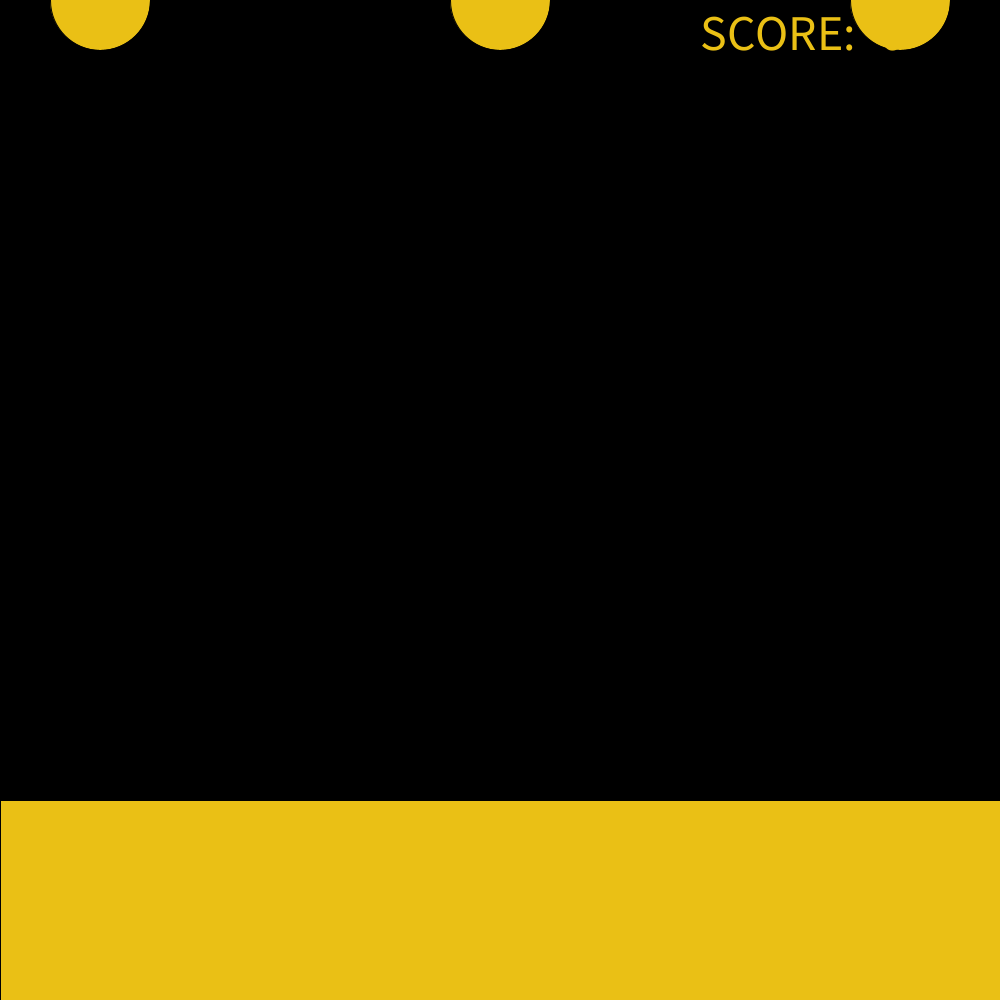
Frame 1 (no input)
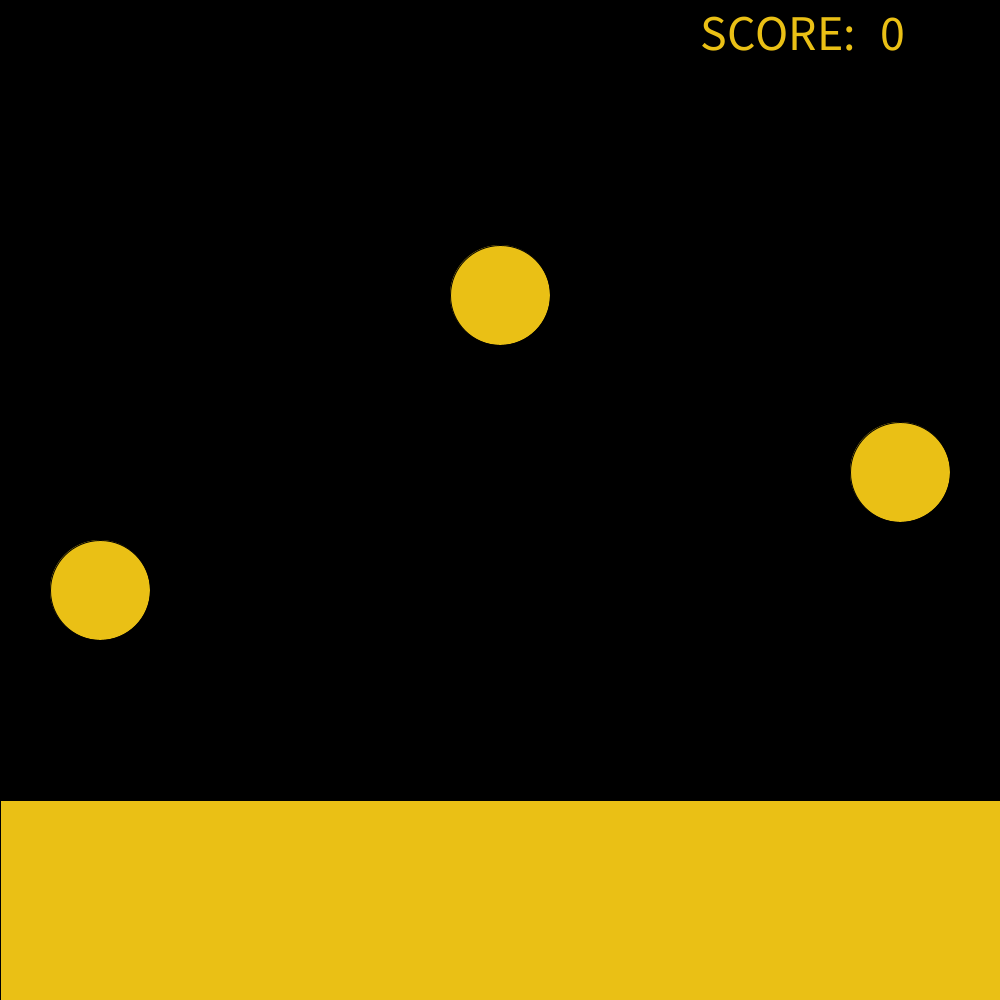
Frame 60 (the mouse pressed at the canvas centre just before this capture)
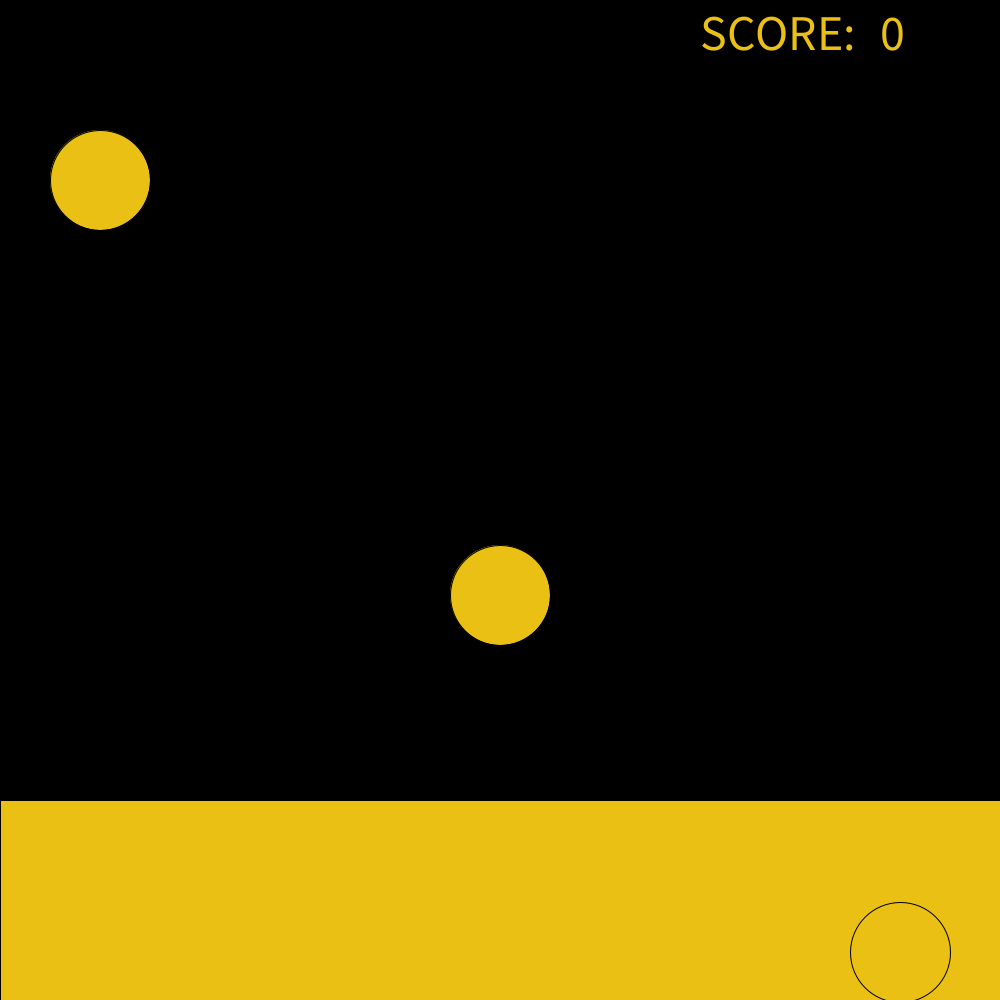
Frame 120 (the mouse held since frame 60 and released just before this capture)

The Processing sketch that drew these frames (run headless with seeded random() and noise(); from frame 60 on, the mouse is pressed at the canvas centre):

// Processing sketch: Samuel_Rythym_Game
// ── Samuel_Rythym_Game.pde
int balla=0;
int balls=0;
int balld=0;
int score=0;
void setup()
{
  size(1000, 1000);
}
void draw()
{
  background(0, 0, 0);
  fill(#EAC015);
  rect(0,800,1000,200);
  ellipse(900, balld, 100, 100);
  balld=balld+8;
  if (balld>1000)
  {
    balld=0;
  }
  ellipse(100, balla, 100, 100);
  balla=balla+10;
  if (balla>1000)
  {
    balla=0;
  }
  ellipse(500, balls, 100, 100);
  balls=balls+5;
  if (balls>1000)
  {
    balls=0;
  }
  textSize(50);
  text("SCORE:", 700, 50);
  text(score, 880, 50);
}
void keyPressed() 
{
  if (key=='a'&& balla>800)
  {
    balla=0;
    score=score+25;
  }
  if (key=='s'&& balls>800)
  {
    balls=0;
    score=score+25;
  }
  if (key=='d'&& balld>800)
  {
    balld=0;
    score=score+25;
  }
}
